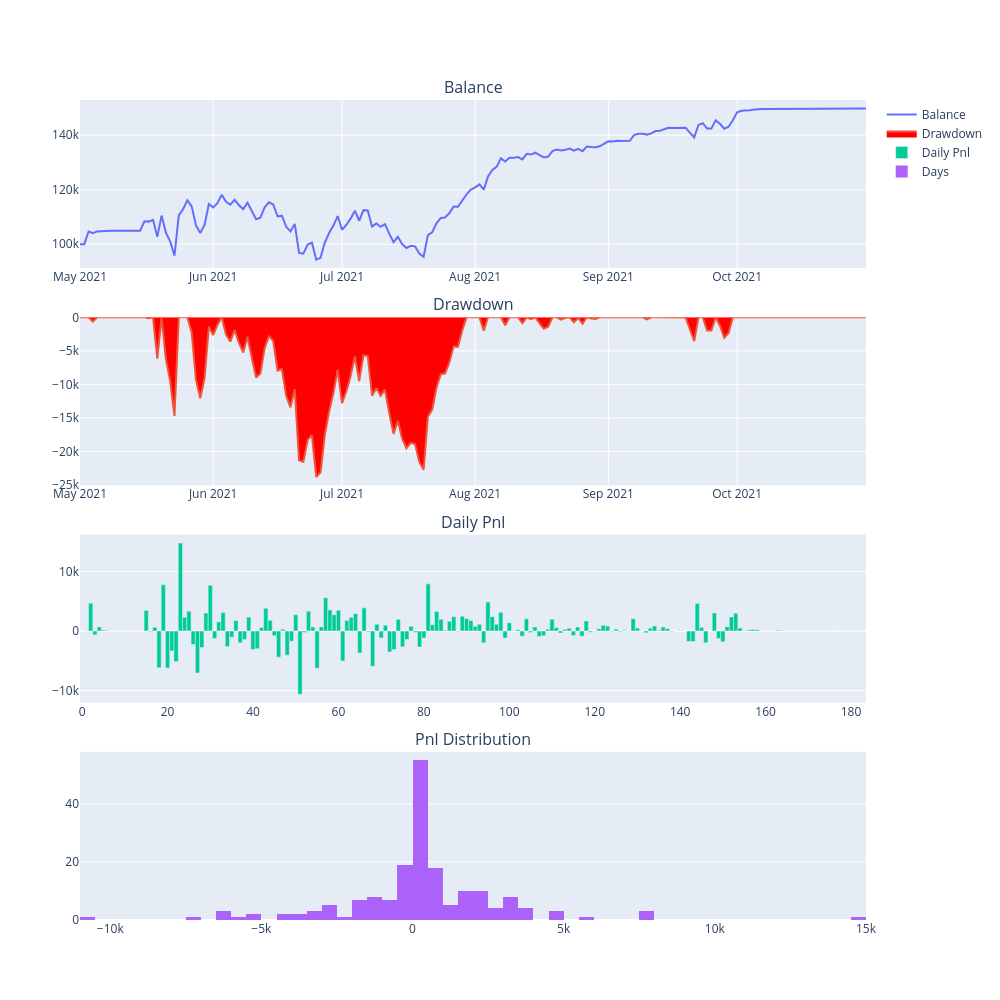

Here is the notebook cell this chart was saved with:
### Code cell
engine.show_chart()

### Figure 1 — Plotly figure (JSON) as saved in the notebook; plotly's stock layout.template omitted (floating-point values rounded to 4 significant figures; data arrays with more than 128 entries replaced by an {"elided": "..."} marker saying what was removed)
{"data": [{"mode": "lines", "name": "Balance", "type": "scatter", "x": {"elided": "184 str values"}, "xaxis": "x", "y": {"elided": "184 float values"}, "yaxis": "y"}, {"fill": "tozeroy", "fillcolor": "red", "mode": "lines", "name": "Drawdown", "type": "scatter", "x": {"elided": "184 str values"}, "xaxis": "x2", "y": {"elided": "184 float values"}, "yaxis": "y2"}, {"name": "Daily Pnl", "type": "bar", "xaxis": "x3", "y": {"elided": "184 float values"}, "yaxis": "y3"}, {"name": "Days", "nbinsx": 100, "type": "histogram", "x": {"elided": "184 float values"}, "xaxis": "x4", "yaxis": "y4"}], "layout": {"annotations": [{"font": {"size": 16}, "showarrow": false, "text": "Balance", "x": 0.5, "xanchor": "center", "xref": "paper", "y": 1.0, "yanchor": "bottom", "yref": "paper"}, {"font": {"size": 16}, "showarrow": false, "text": "Drawdown", "x": 0.5, "xanchor": "center", "xref": "paper", "y": 0.735, "yanchor": "bottom", "yref": "paper"}, {"font": {"size": 16}, "showarrow": false, "text": "Daily Pnl", "x": 0.5, "xanchor": "center", "xref": "paper", "y": 0.47, "yanchor": "bottom", "yref": "paper"}, {"font": {"size": 16}, "showarrow": false, "text": "Pnl Distribution", "x": 0.5, "xanchor": "center", "xref": "paper", "y": 0.205, "yanchor": "bottom", "yref": "paper"}], "height": 1000, "width": 1000, "xaxis": {"anchor": "y", "domain": [0.0, 1.0]}, "xaxis2": {"anchor": "y2", "domain": [0.0, 1.0]}, "xaxis3": {"anchor": "y3", "domain": [0.0, 1.0]}, "xaxis4": {"anchor": "y4", "domain": [0.0, 1.0]}, "yaxis": {"anchor": "x", "domain": [0.795, 1.0]}, "yaxis2": {"anchor": "x2", "domain": [0.53, 0.735]}, "yaxis3": {"anchor": "x3", "domain": [0.265, 0.47]}, "yaxis4": {"anchor": "x4", "domain": [0.0, 0.205]}}}
